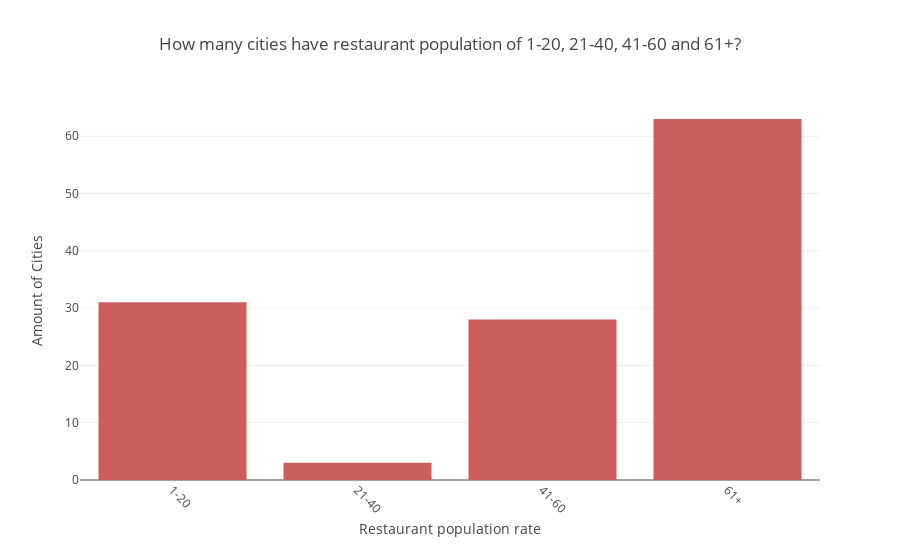

Notebook source saved alongside this figure:
### Markdown cell above
#### 3.1 Restaurant population per city

### Code cell
def cities_restaurant_pop_chart():
    # Barplot of amount of cities with certain restaurant populations
    df_restaurants_by_city = ( df.loc[ : , ["city", "restaurant_id"] ].groupby( ["city"] ).nunique()
                                                                      .sort_values("restaurant_id", ascending=False)
                                                                      .reset_index() )

    df_restaurants_by_city.columns = ["city", "number_of_restaurants"]


    cat = ['1-20', '21-40', '41-60', '61+']

    df_restaurants_by_city['number_of_restaurants'] = df_restaurants_by_city['number_of_restaurants'].apply( lambda x: cat[0] if x<=20 else 
                                                                                                                       cat[1] if ( (x>20) & (x<=40) ) else
                                                                                                                       cat[2] if ( (x>40) & (x<=60) ) else
                                                                                                                       cat[3] )

    df_restaurants_by_city = df_restaurants_by_city.loc[ :, [ 'number_of_restaurants', 'city' ] ].groupby('number_of_restaurants').count().reset_index()


    # Barplot
    fig = go.Figure()

    fig.add_trace(go.Bar(
                    x=df_restaurants_by_city['number_of_restaurants'],
                    y=df_restaurants_by_city['city'],
                    marker_color='indianred'))

    fig.update_layout(
        title='How many cities have restaurant population of 1-20, 21-40, 41-60 and 61+?',
        xaxis_title='Restaurant population rate',
        yaxis_title='Amount of Cities', title_x=0.5,
        xaxis=dict(tickangle=45, tickmode='array'))

    return fig

cities_restaurant_pop_chart()

### Figure 1 — Plotly figure (JSON) as saved in the notebook; plotly's stock layout.template omitted (floating-point values rounded to 4 significant figures)
{"data": [{"marker": {"color": "indianred"}, "type": "bar", "x": ["1-20", "21-40", "41-60", "61+"], "y": [31, 3, 28, 63]}], "layout": {"autosize": true, "title": {"text": "How many cities have restaurant population of 1-20, 21-40, 41-60 and 61+?", "x": 0.5}, "xaxis": {"autorange": true, "range": [-0.5, 3.5], "tickangle": 45, "tickmode": "array", "title": {"text": "Restaurant population rate"}, "type": "category"}, "yaxis": {"autorange": true, "range": [0, 66.32], "title": {"text": "Amount of Cities"}, "type": "linear"}}}
